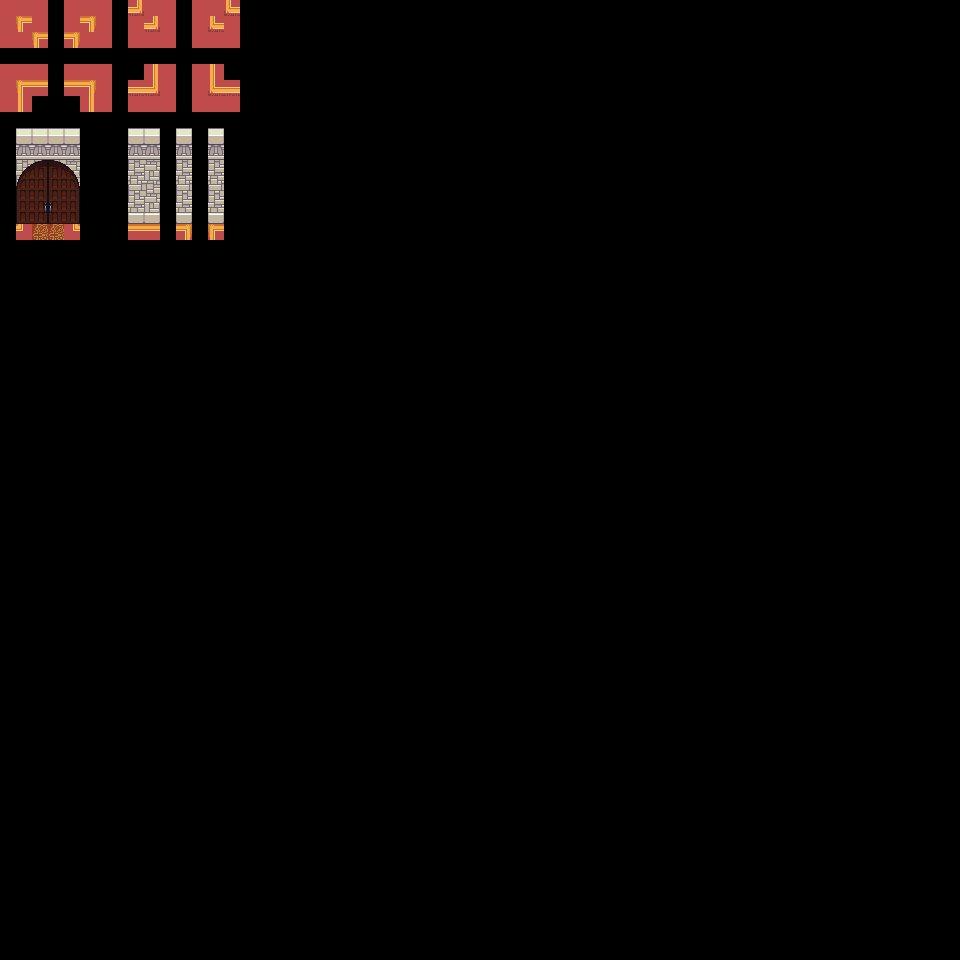

A 2D game scene composited from a Tiled map and its tileset images. What follows is a short description and the map's XML, with each tile layer's data collapsed to a summary:
An orthogonal 60x60 tile map with 16x16 px tiles, 12 tile layers (regions, inputnot_sol, input_sol, input_sol, ...), 1 hidden layer not drawn, 3 tilesets.

<map version="1.0" orientation="orthogonal" renderorder="right-down" width="60" height="60" tilewidth="16" tileheight="16" nextobjectid="1">
 <tileset firstgid="1" name="castlefloors_LPC_Base_Assets" tilewidth="16" tileheight="16" tilecount="400" columns="20">
  <image source="../images/sprites/Interior/castlefloors_LPC_Base_Assets.png" width="320" height="320" />
 </tileset>
 <tileset firstgid="401" name="city_inside_LPC_city_inside" tilewidth="16" tileheight="16" tilecount="1536" columns="48">
  <image source="../images/sprites/Interior/city_inside_LPC_city_inside.png" width="768" height="512" />
 </tileset>
 <tileset firstgid="1937" name="castle" tilewidth="16" tileheight="16" tilecount="608" columns="16">
  <image source="../images/sprites/Interior/castle.png" width="256" height="608" />
 </tileset>
 <layer name="regions" width="60" height="60">
  <data>[3600 cells, 28 non-empty, 2 distinct tile ids]</data>
 </layer>
 <layer name="inputnot_sol" width="60" height="60">
  <data>[3600 cells, 44 non-empty, 5 distinct tile ids]</data>
 </layer>
 <layer name="input_sol" width="60" height="60">
  <data>[3600 cells, 18 non-empty, 7 distinct tile ids]</data>
 </layer>
 <layer name="input_sol" width="60" height="60">
  <data>[3600 cells, 18 non-empty, 5 distinct tile ids]</data>
 </layer>
 <layer name="input_sol" width="60" height="60">
  <data>[3600 cells, 2 non-empty, 1 distinct tile ids]</data>
 </layer>
 <layer name="input_sol" width="60" height="60">
  <data>[3600 cells, 2 non-empty, 1 distinct tile ids]</data>
 </layer>
 <layer name="input_sol" width="60" height="60">
  <data>[3600 cells, 2 non-empty, 1 distinct tile ids]</data>
 </layer>
 <layer name="input_sol" width="60" height="60">
  <data>[3600 cells, 2 non-empty, 1 distinct tile ids]</data>
 </layer>
 <layer name="output_sol" width="60" height="60">
  <data>[3600 cells, 12 non-empty, 11 distinct tile ids]</data>
 </layer>
 <layer name="output_tableaux" width="60" height="60">
  <data>[3600 cells, 14 non-empty, 6 distinct tile ids]</data>
 </layer>
 <layer name="output_portes" width="60" height="60">
  <data>[3600 cells, 16 non-empty, 16 distinct tile ids]</data>
 </layer>
 <layer name="output_murs" width="60" height="60">
  <data>[3600 cells, 24 non-empty, 12 distinct tile ids]</data>
 </layer>
 <layer name="output_obstacles" width="60" height="60" visible="0">
  <data>[3600 cells, 0 non-empty, 0 distinct tile ids]</data>
 </layer>
</map>
